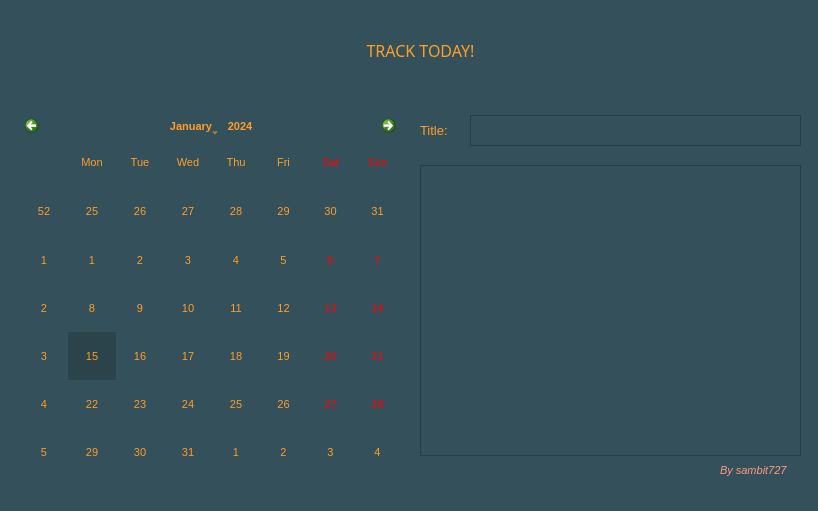
<?xml version="1.0" encoding="UTF-8"?>
<ui version="4.0">
 <class>MainWindow</class>
 <widget class="QMainWindow" name="MainWindow">
  <property name="geometry">
   <rect>
    <x>0</x>
    <y>0</y>
    <width>818</width>
    <height>511</height>
   </rect>
  </property>
  <property name="palette">
   <palette>
    <active>
     <colorrole role="WindowText">
      <brush brushstyle="SolidPattern">
       <color alpha="255">
        <red>255</red>
        <green>255</green>
        <blue>255</blue>
       </color>
      </brush>
     </colorrole>
     <colorrole role="Button">
      <brush brushstyle="SolidPattern">
       <color alpha="255">
        <red>52</red>
        <green>80</green>
        <blue>90</blue>
       </color>
      </brush>
     </colorrole>
     <colorrole role="Light">
      <brush brushstyle="SolidPattern">
       <color alpha="255">
        <red>66</red>
        <green>60</green>
        <blue>73</blue>
       </color>
      </brush>
     </colorrole>
     <colorrole role="Midlight">
      <brush brushstyle="SolidPattern">
       <color alpha="255">
        <red>55</red>
        <green>50</green>
        <blue>61</blue>
       </color>
      </brush>
     </colorrole>
     <colorrole role="Dark">
      <brush brushstyle="SolidPattern">
       <color alpha="255">
        <red>22</red>
        <green>20</green>
        <blue>24</blue>
       </color>
      </brush>
     </colorrole>
     <colorrole role="Mid">
      <brush brushstyle="SolidPattern">
       <color alpha="255">
        <red>29</red>
        <green>26</green>
        <blue>32</blue>
       </color>
      </brush>
     </colorrole>
     <colorrole role="Text">
      <brush brushstyle="SolidPattern">
       <color alpha="255">
        <red>255</red>
        <green>255</green>
        <blue>255</blue>
       </color>
      </brush>
     </colorrole>
     <colorrole role="BrightText">
      <brush brushstyle="SolidPattern">
       <color alpha="255">
        <red>255</red>
        <green>255</green>
        <blue>255</blue>
       </color>
      </brush>
     </colorrole>
     <colorrole role="ButtonText">
      <brush brushstyle="SolidPattern">
       <color alpha="255">
        <red>255</red>
        <green>255</green>
        <blue>255</blue>
       </color>
      </brush>
     </colorrole>
     <colorrole role="Base">
      <brush brushstyle="SolidPattern">
       <color alpha="255">
        <red>52</red>
        <green>80</green>
        <blue>90</blue>
       </color>
      </brush>
     </colorrole>
     <colorrole role="Window">
      <brush brushstyle="SolidPattern">
       <color alpha="255">
        <red>52</red>
        <green>80</green>
        <blue>90</blue>
       </color>
      </brush>
     </colorrole>
     <colorrole role="Shadow">
      <brush brushstyle="SolidPattern">
       <color alpha="255">
        <red>0</red>
        <green>0</green>
        <blue>0</blue>
       </color>
      </brush>
     </colorrole>
     <colorrole role="AlternateBase">
      <brush brushstyle="SolidPattern">
       <color alpha="255">
        <red>22</red>
        <green>20</green>
        <blue>24</blue>
       </color>
      </brush>
     </colorrole>
     <colorrole role="ToolTipBase">
      <brush brushstyle="SolidPattern">
       <color alpha="255">
        <red>255</red>
        <green>255</green>
        <blue>220</blue>
       </color>
      </brush>
     </colorrole>
     <colorrole role="ToolTipText">
      <brush brushstyle="SolidPattern">
       <color alpha="255">
        <red>0</red>
        <green>0</green>
        <blue>0</blue>
       </color>
      </brush>
     </colorrole>
     <colorrole role="PlaceholderText">
      <brush brushstyle="SolidPattern">
       <color alpha="128">
        <red>255</red>
        <green>255</green>
        <blue>255</blue>
       </color>
      </brush>
     </colorrole>
    </active>
    <inactive>
     <colorrole role="WindowText">
      <brush brushstyle="SolidPattern">
       <color alpha="255">
        <red>255</red>
        <green>255</green>
        <blue>255</blue>
       </color>
      </brush>
     </colorrole>
     <colorrole role="Button">
      <brush brushstyle="SolidPattern">
       <color alpha="255">
        <red>52</red>
        <green>80</green>
        <blue>90</blue>
       </color>
      </brush>
     </colorrole>
     <colorrole role="Light">
      <brush brushstyle="SolidPattern">
       <color alpha="255">
        <red>66</red>
        <green>60</green>
        <blue>73</blue>
       </color>
      </brush>
     </colorrole>
     <colorrole role="Midlight">
      <brush brushstyle="SolidPattern">
       <color alpha="255">
        <red>55</red>
        <green>50</green>
        <blue>61</blue>
       </color>
      </brush>
     </colorrole>
     <colorrole role="Dark">
      <brush brushstyle="SolidPattern">
       <color alpha="255">
        <red>22</red>
        <green>20</green>
        <blue>24</blue>
       </color>
      </brush>
     </colorrole>
     <colorrole role="Mid">
      <brush brushstyle="SolidPattern">
       <color alpha="255">
        <red>29</red>
        <green>26</green>
        <blue>32</blue>
       </color>
      </brush>
     </colorrole>
     <colorrole role="Text">
      <brush brushstyle="SolidPattern">
       <color alpha="255">
        <red>255</red>
        <green>255</green>
        <blue>255</blue>
       </color>
      </brush>
     </colorrole>
     <colorrole role="BrightText">
      <brush brushstyle="SolidPattern">
       <color alpha="255">
        <red>255</red>
        <green>255</green>
        <blue>255</blue>
       </color>
      </brush>
     </colorrole>
     <colorrole role="ButtonText">
      <brush brushstyle="SolidPattern">
       <color alpha="255">
        <red>255</red>
        <green>255</green>
        <blue>255</blue>
       </color>
      </brush>
     </colorrole>
     <colorrole role="Base">
      <brush brushstyle="SolidPattern">
       <color alpha="255">
        <red>52</red>
        <green>80</green>
        <blue>90</blue>
       </color>
      </brush>
     </colorrole>
     <colorrole role="Window">
      <brush brushstyle="SolidPattern">
       <color alpha="255">
        <red>52</red>
        <green>80</green>
        <blue>90</blue>
       </color>
      </brush>
     </colorrole>
     <colorrole role="Shadow">
      <brush brushstyle="SolidPattern">
       <color alpha="255">
        <red>0</red>
        <green>0</green>
        <blue>0</blue>
       </color>
      </brush>
     </colorrole>
     <colorrole role="AlternateBase">
      <brush brushstyle="SolidPattern">
       <color alpha="255">
        <red>22</red>
        <green>20</green>
        <blue>24</blue>
       </color>
      </brush>
     </colorrole>
     <colorrole role="ToolTipBase">
      <brush brushstyle="SolidPattern">
       <color alpha="255">
        <red>255</red>
        <green>255</green>
        <blue>220</blue>
       </color>
      </brush>
     </colorrole>
     <colorrole role="ToolTipText">
      <brush brushstyle="SolidPattern">
       <color alpha="255">
        <red>0</red>
        <green>0</green>
        <blue>0</blue>
       </color>
      </brush>
     </colorrole>
     <colorrole role="PlaceholderText">
      <brush brushstyle="SolidPattern">
       <color alpha="128">
        <red>255</red>
        <green>255</green>
        <blue>255</blue>
       </color>
      </brush>
     </colorrole>
    </inactive>
    <disabled>
     <colorrole role="WindowText">
      <brush brushstyle="SolidPattern">
       <color alpha="255">
        <red>22</red>
        <green>20</green>
        <blue>24</blue>
       </color>
      </brush>
     </colorrole>
     <colorrole role="Button">
      <brush brushstyle="SolidPattern">
       <color alpha="255">
        <red>52</red>
        <green>80</green>
        <blue>90</blue>
       </color>
      </brush>
     </colorrole>
     <colorrole role="Light">
      <brush brushstyle="SolidPattern">
       <color alpha="255">
        <red>66</red>
        <green>60</green>
        <blue>73</blue>
       </color>
      </brush>
     </colorrole>
     <colorrole role="Midlight">
      <brush brushstyle="SolidPattern">
       <color alpha="255">
        <red>55</red>
        <green>50</green>
        <blue>61</blue>
       </color>
      </brush>
     </colorrole>
     <colorrole role="Dark">
      <brush brushstyle="SolidPattern">
       <color alpha="255">
        <red>22</red>
        <green>20</green>
        <blue>24</blue>
       </color>
      </brush>
     </colorrole>
     <colorrole role="Mid">
      <brush brushstyle="SolidPattern">
       <color alpha="255">
        <red>29</red>
        <green>26</green>
        <blue>32</blue>
       </color>
      </brush>
     </colorrole>
     <colorrole role="Text">
      <brush brushstyle="SolidPattern">
       <color alpha="255">
        <red>22</red>
        <green>20</green>
        <blue>24</blue>
       </color>
      </brush>
     </colorrole>
     <colorrole role="BrightText">
      <brush brushstyle="SolidPattern">
       <color alpha="255">
        <red>255</red>
        <green>255</green>
        <blue>255</blue>
       </color>
      </brush>
     </colorrole>
     <colorrole role="ButtonText">
      <brush brushstyle="SolidPattern">
       <color alpha="255">
        <red>22</red>
        <green>20</green>
        <blue>24</blue>
       </color>
      </brush>
     </colorrole>
     <colorrole role="Base">
      <brush brushstyle="SolidPattern">
       <color alpha="255">
        <red>52</red>
        <green>80</green>
        <blue>90</blue>
       </color>
      </brush>
     </colorrole>
     <colorrole role="Window">
      <brush brushstyle="SolidPattern">
       <color alpha="255">
        <red>52</red>
        <green>80</green>
        <blue>90</blue>
       </color>
      </brush>
     </colorrole>
     <colorrole role="Shadow">
      <brush brushstyle="SolidPattern">
       <color alpha="255">
        <red>0</red>
        <green>0</green>
        <blue>0</blue>
       </color>
      </brush>
     </colorrole>
     <colorrole role="AlternateBase">
      <brush brushstyle="SolidPattern">
       <color alpha="255">
        <red>44</red>
        <green>40</green>
        <blue>49</blue>
       </color>
      </brush>
     </colorrole>
     <colorrole role="ToolTipBase">
      <brush brushstyle="SolidPattern">
       <color alpha="255">
        <red>255</red>
        <green>255</green>
        <blue>220</blue>
       </color>
      </brush>
     </colorrole>
     <colorrole role="ToolTipText">
      <brush brushstyle="SolidPattern">
       <color alpha="255">
        <red>0</red>
        <green>0</green>
        <blue>0</blue>
       </color>
      </brush>
     </colorrole>
     <colorrole role="PlaceholderText">
      <brush brushstyle="SolidPattern">
       <color alpha="128">
        <red>255</red>
        <green>255</green>
        <blue>255</blue>
       </color>
      </brush>
     </colorrole>
    </disabled>
   </palette>
  </property>
  <property name="windowTitle">
   <string>MainWindow</string>
  </property>
  <property name="windowOpacity">
   <double>0.880000000000000</double>
  </property>
  <property name="styleSheet">
   <string notr="true">background-color: rgb(52, 80, 90);</string>
  </property>
  <widget class="QWidget" name="centralwidget">
   <widget class="QCalendarWidget" name="calendarWidget">
    <property name="geometry">
     <rect>
      <x>20</x>
      <y>115</y>
      <width>381</width>
      <height>361</height>
     </rect>
    </property>
    <property name="font">
     <font>
      <family>MS Shell Dlg 2</family>
      <pointsize>8</pointsize>
      <weight>50</weight>
      <italic>false</italic>
      <bold>false</bold>
     </font>
    </property>
    <property name="cursor">
     <cursorShape>ArrowCursor</cursorShape>
    </property>
    <property name="focusPolicy">
     <enum>Qt::StrongFocus</enum>
    </property>
    <property name="styleSheet">
     <string notr="true">background-color: rgb(52, 80, 90);
font: 8pt &quot;Bahnschrift&quot;;
color: rgb(255, 158, 39);
selection-background-color: rgb(43, 68, 76);
selection-color: rgb(255, 158, 39);
alternate-background-color: rgb(52, 80, 90);
font: 8pt &quot;MS Shell Dlg 2&quot;;</string>
    </property>
    <property name="gridVisible">
     <bool>false</bool>
    </property>
    <property name="navigationBarVisible">
     <bool>true</bool>
    </property>
    <property name="dateEditEnabled">
     <bool>true</bool>
    </property>
   </widget>
   <widget class="QTextEdit" name="textEdit">
    <property name="geometry">
     <rect>
      <x>420</x>
      <y>165</y>
      <width>381</width>
      <height>291</height>
     </rect>
    </property>
    <property name="font">
     <font>
      <pointsize>10</pointsize>
     </font>
    </property>
    <property name="styleSheet">
     <string notr="true">color: rgb(225, 225, 225);
border-color: rgb(225, 225, 225);
border-color: rgb(225, 225, 225);</string>
    </property>
    <property name="frameShape">
     <enum>QFrame::StyledPanel</enum>
    </property>
    <property name="frameShadow">
     <enum>QFrame::Plain</enum>
    </property>
    <property name="lineWidth">
     <number>2</number>
    </property>
    <property name="midLineWidth">
     <number>0</number>
    </property>
    <property name="html">
     <string>&lt;!DOCTYPE HTML PUBLIC &quot;-//W3C//DTD HTML 4.0//EN&quot; &quot;http://www.w3.org/TR/REC-html40/strict.dtd&quot;&gt;
&lt;html&gt;&lt;head&gt;&lt;meta name=&quot;qrichtext&quot; content=&quot;1&quot; /&gt;&lt;style type=&quot;text/css&quot;&gt;
p, li { white-space: pre-wrap; }
&lt;/style&gt;&lt;/head&gt;&lt;body style=&quot; font-family:'MS Shell Dlg 2'; font-size:10pt; font-weight:400; font-style:normal;&quot;&gt;
&lt;p style=&quot;-qt-paragraph-type:empty; margin-top:0px; margin-bottom:0px; margin-left:0px; margin-right:0px; -qt-block-indent:0; text-indent:0px; font-size:7.8pt;&quot;&gt;&lt;br /&gt;&lt;/p&gt;&lt;/body&gt;&lt;/html&gt;</string>
    </property>
   </widget>
   <widget class="QLabel" name="label">
    <property name="geometry">
     <rect>
      <x>420</x>
      <y>120</y>
      <width>41</width>
      <height>21</height>
     </rect>
    </property>
    <property name="font">
     <font>
      <pointsize>10</pointsize>
      <weight>50</weight>
      <bold>false</bold>
     </font>
    </property>
    <property name="styleSheet">
     <string notr="true">color: rgb(255, 158, 39);
</string>
    </property>
    <property name="text">
     <string>Title:</string>
    </property>
   </widget>
   <widget class="QTextEdit" name="textEdit_2">
    <property name="geometry">
     <rect>
      <x>470</x>
      <y>115</y>
      <width>331</width>
      <height>31</height>
     </rect>
    </property>
    <property name="font">
     <font>
      <pointsize>10</pointsize>
     </font>
    </property>
    <property name="styleSheet">
     <string notr="true">color: rgb(225, 225, 225);
border-color: rgb(225, 225, 225);</string>
    </property>
    <property name="frameShape">
     <enum>QFrame::StyledPanel</enum>
    </property>
    <property name="html">
     <string>&lt;!DOCTYPE HTML PUBLIC &quot;-//W3C//DTD HTML 4.0//EN&quot; &quot;http://www.w3.org/TR/REC-html40/strict.dtd&quot;&gt;
&lt;html&gt;&lt;head&gt;&lt;meta name=&quot;qrichtext&quot; content=&quot;1&quot; /&gt;&lt;style type=&quot;text/css&quot;&gt;
p, li { white-space: pre-wrap; }
&lt;/style&gt;&lt;/head&gt;&lt;body style=&quot; font-family:'MS Shell Dlg 2'; font-size:10pt; font-weight:400; font-style:normal;&quot;&gt;
&lt;p style=&quot;-qt-paragraph-type:empty; margin-top:0px; margin-bottom:0px; margin-left:0px; margin-right:0px; -qt-block-indent:0; text-indent:0px; font-size:7.8pt;&quot;&gt;&lt;br /&gt;&lt;/p&gt;&lt;/body&gt;&lt;/html&gt;</string>
    </property>
   </widget>
   <widget class="QLabel" name="label_2">
    <property name="geometry">
     <rect>
      <x>30</x>
      <y>30</y>
      <width>781</width>
      <height>41</height>
     </rect>
    </property>
    <property name="font">
     <font>
      <family>Montserrat</family>
      <pointsize>12</pointsize>
      <weight>50</weight>
      <bold>false</bold>
      <kerning>true</kerning>
     </font>
    </property>
    <property name="styleSheet">
     <string notr="true">color: rgb(255, 158, 39);
font-family: 'Montserrat', sans-serif;
</string>
    </property>
    <property name="text">
     <string>TRACK TODAY!</string>
    </property>
    <property name="alignment">
     <set>Qt::AlignCenter</set>
    </property>
   </widget>
   <widget class="QLabel" name="label_3">
    <property name="geometry">
     <rect>
      <x>720</x>
      <y>460</y>
      <width>101</width>
      <height>21</height>
     </rect>
    </property>
    <property name="font">
     <font>
      <pointsize>8</pointsize>
      <weight>50</weight>
      <italic>true</italic>
      <bold>false</bold>
     </font>
    </property>
    <property name="styleSheet">
     <string notr="true">color: rgb(255, 155, 125);</string>
    </property>
    <property name="text">
     <string>By sambit727</string>
    </property>
   </widget>
   <widget class="QLabel" name="label_4">
    <property name="geometry">
     <rect>
      <x>260</x>
      <y>10</y>
      <width>81</width>
      <height>81</height>
     </rect>
    </property>
    <property name="frameShadow">
     <enum>QFrame::Sunken</enum>
    </property>
    <property name="pixmap">
     <pixmap>logo.png</pixmap>
    </property>
    <property name="scaledContents">
     <bool>true</bool>
    </property>
   </widget>
   <widget class="QLabel" name="label_5">
    <property name="geometry">
     <rect>
      <x>500</x>
      <y>30</y>
      <width>41</width>
      <height>41</height>
     </rect>
    </property>
    <property name="frameShadow">
     <enum>QFrame::Sunken</enum>
    </property>
    <property name="pixmap">
     <pixmap>423-4233331_sparkle-clipart-emoji-transparent-background-sparkle-emoji-png-removebg-preview.png</pixmap>
    </property>
    <property name="scaledContents">
     <bool>true</bool>
    </property>
   </widget>
  </widget>
  <widget class="QMenuBar" name="menubar">
   <property name="geometry">
    <rect>
     <x>0</x>
     <y>0</y>
     <width>818</width>
     <height>26</height>
    </rect>
   </property>
  </widget>
  <widget class="QStatusBar" name="statusbar"/>
 </widget>
 <resources/>
 <connections/>
</ui>
